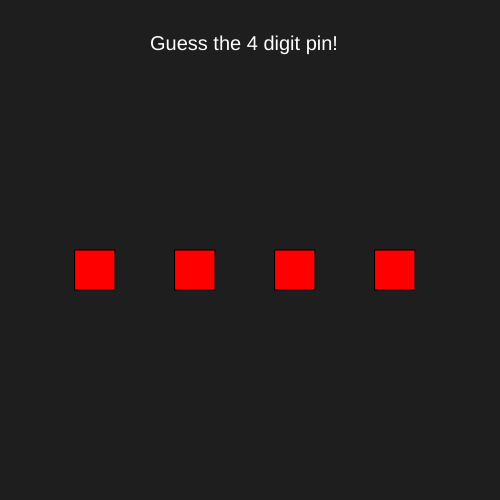
Frame 1 (no input)
Frame 60 (no input): identical to frame 1, image omitted
Frame 120 (the mouse pressed at the canvas centre since frame 60): identical to frame 1, image omitted

The p5.js sketch that drew this single still picture (run headless with seeded random() and noise() and a simulated clock; from frame 60 on, the mouse is pressed at the canvas centre):

// p5.js sketch
// ── sketch.js
let pin = [];
let hold = [];
let inputs = [];

function setup() {
  createCanvas(500, 500);
  for(let i = 0; i < 4; i++) {
    pin[i] = Math.floor(random(10));
  }
  let x = 75;
  for(let i = 0; i < 4; i++) {
    hold[i] = new Holders(x);
    x += 100;
  }

  for(let i = 0; i < 4; i++) {
    inputs[i] = createInput();    
  }
  
}

let allCorrect = false;

function draw() { 
  background(30);
  fill(255);
  textSize(20);
  text("Guess the 4 digit pin!",150,50);
  for(let i = 0; i < hold.length; i++) {
    hold[i].show();
  }

  for(let i = 0; i < hold.length; i++) {
    if(parseInt(inputs[i].value()) == pin[i]) {
      hold[i].correct = true;
    }
    else {
      hold[i].correct = false;
    }
  }
  


  if(allCorrect) {
    fill(0, 255, 0);
    textSize(30);
    text("Correct! the pin was  " + pin.toString(),20,150);
    noLoop();
  }
  allCorrect = true;
  for(let i = 0; i < hold.length; i++) {
    if(parseInt(inputs[i].value()) != pin[i]) {
      allCorrect = false;
    }
  }

  

}

// ── holders.js
function Holders(x) {
    this.x = x;
    this.y = 250;
    this.sq = 40;
    this.correct = false;

    this.show = function() {
        if(this.correct) {
            fill(0, 255, 0);
        }
        else {
            fill(255, 0, 0);
        }
        rect(this.x, this.y, this.sq, this.sq);
    }

}
